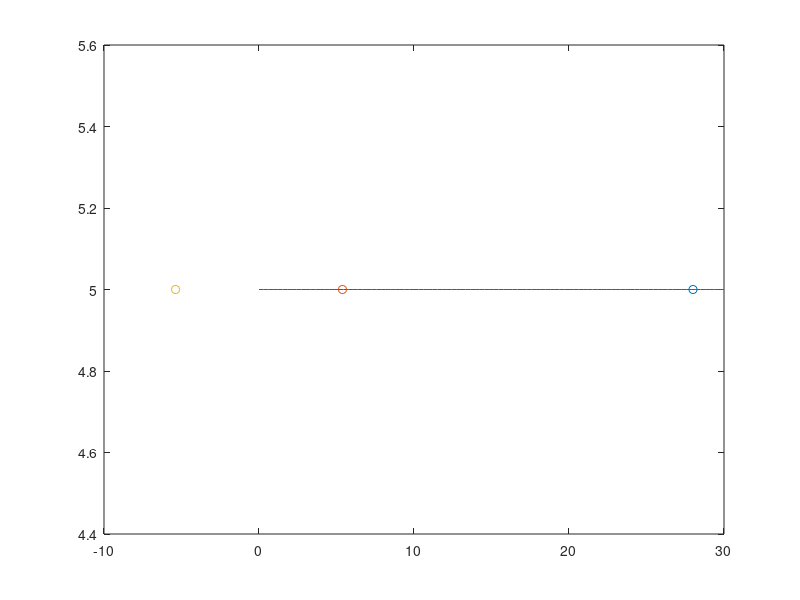

MATLAB code for this plot: (Note: this script raises an error after producing the figure.)
clc, clear, close all

%% Initialize Path
starting_location = [0, 5];
ending_location = [30, 5];
num_iterations = 100;
x_points = linspace(starting_location(1), ending_location(1), num_iterations);
y_points = linspace(starting_location(2), ending_location(2), num_iterations);

%% Initialize Drone
drone_location = [28, 5];
drone_max_speed = 2;


%% Initialize Plane (Uses Mathematica Ported Program)
plane_location = [0, 5];
plane_speed = 5;
avoidance_radius = 2;
squeeze_zone = 1;
angle = deg2rad(0);
translation = [0; 5];

%% Applying Safety Constraints to user variables
squeeze_zone = max(0.01, squeeze_zone);
if (plane_speed <= drone_max_speed)
    drone_max_speed = 0.999 * plane_speed;
end

%% Calculating Neccessary Variables
alpha = atan2(drone_max_speed, plane_speed);
beta = (pi / 2) - alpha;
w = avoidance_radius / sin(alpha);

%% Calculate Distance Between Drone and Plane
distance = sqrt(power((drone_location(1) - plane_location(1)), 2) + power((drone_location(2) - plane_location(2)), 2));
% Given that the object will be moving towards the left of the drone
object_center_point = plane_location;
object_rightmost_point = [plane_location(1) + w, plane_location(2)];
object_leftmost_point = [plane_location(1) - w, plane_location(2)];
% Perpendicular Avoidance must be a function of the three above variables
% with the height of the drone to be returned

% Function Outline:
% Inputs: Drone Current Position, Plane Center Position, Plane Leftmost
% Position, Plane Rightmost Position
% Steps: 
% 1. Divide the plot into these regions: Plane already passed, Plane
% Descending Area, Plane Midpoint (tip of triangle), Plane Ascending Area, 
% and Plane still coming (distance greater than w)
% 2. Determine which area the drone is in based on the given inputs
% If:
%   - (Plane is in ascending area)
%       a. Calculate ascending slope
%       b. Find the drone's position relative to the slope
%           - Represent this as a percentage between rightmost point and
%           center
%       c. Set drone height to be (slope * percentage) + offset



%% Plot Path and Drone
plot(x_points, y_points);
hold on
scatter(drone_location(1), drone_location(2));
scatter(object_rightmost_point(1), object_rightmost_point(2))
scatter(object_leftmost_point(1), object_leftmost_point(2))


%% Creating Evacuation Zone Polygon
% Need to apply a rotation matrix to each set of verticies in the polygon
% to properly rotate each evacuation zone
% Test Angle
rotation_matrix = [cos(angle), -sin(angle); sin(angle), cos(angle)];

%   Evacuation Zone 1
evac_zone_1_x = [0, avoidance_radius * cos(beta), w, avoidance_radius * cos(beta)];
evac_zone_1_y = [0, avoidance_radius * sin(beta), 0, avoidance_radius * -sin(beta)];

%   Evacuation Zone 2
evac_zone_2_x = [0, -avoidance_radius * cos(beta), -w, -avoidance_radius * cos(beta)];
evac_zone_2_y = [0, -avoidance_radius * sin(beta), 0, -avoidance_radius * -sin(beta)];

evac_zone_1_x_rot = zeros([1 4]);
evac_zone_1_y_rot = zeros([1 4]);
evac_zone_2_x_rot = zeros([1 4]);
evac_zone_2_y_rot = zeros([1 4]);

for i = 1:4
    original_verticies = [evac_zone_1_x(i); evac_zone_1_y(i)];
    rotated_verticies = (rotation_matrix * original_verticies) + translation;
    evac_zone_1_x_rot(i) = rotated_verticies(1);
    evac_zone_1_y_rot(i) = rotated_verticies(2);
end

for i = 1:4
    original_verticies = [evac_zone_2_x(i); evac_zone_2_y(i)];
    rotated_verticies = (rotation_matrix * original_verticies) + translation;
    evac_zone_2_x_rot(i) = rotated_verticies(1);
    evac_zone_2_y_rot(i) = rotated_verticies(2);
end

%% Creating Squeeze Zone Rectangle
% Redo Rectangle so it uses polyshape instead of rectangle
rectangle_x_coordinates = [-w, -w, w, w];
rectangle_y_coordinates = [avoidance_radius + squeeze_zone, -avoidance_radius - squeeze_zone, -avoidance_radius - squeeze_zone, avoidance_radius + squeeze_zone];

rectangle_starting_location = [-w, -avoidance_radius - squeeze_zone];
rectangle_width = 2 * w;
rectangle_height = 2 * (avoidance_radius + squeeze_zone);

rectangle_x_coordinates_rot = zeros([1 4]);
rectangle_y_coordinates_rot = zeros([1 4]);

for i = 1:4
    original_verticies = [rectangle_x_coordinates(i); rectangle_y_coordinates(i)];
    rotated_verticies = (rotation_matrix * original_verticies) + translation;
    rectangle_x_coordinates_rot(i) = rotated_verticies(1);
    rectangle_y_coordinates_rot(i) = rotated_verticies(2);
end


my_poly = polyshape(rectangle_x_coordinates_rot, rectangle_y_coordinates_rot);

%% Plotting Polygons
airplane_location = [0, 0];
scatter(translation(1, 1), translation(2, 1), 'filled', c="blue")
%rectangle('Position', [rectangle_starting_location(1), rectangle_starting_location(2), rectangle_width, rectangle_height], FaceColor='y'); 
plot(my_poly)


fill(evac_zone_1_x_rot, evac_zone_1_y_rot,'g');
fill(evac_zone_2_x_rot, evac_zone_2_y_rot,'g');

%% Plot Avoidance Radius!
% Viscircles can be used as a debug method for the rectangle-based circle!
%viscircles(airplane_location, avoidance_radius);
pos = [-avoidance_radius + translation(1, 1), -avoidance_radius + translation(2, 1), avoidance_radius * 2, avoidance_radius * 2];
rectangle('Position',pos,'Curvature',[1 1], FaceColor='r', EdgeColor='r')

%% Creating Squeeze Zone Trendlines
wid = rectangle_width;    % Half-width of outer boundary
L = 0.1;

imax = 8;
for i = 1:imax
    row = (i - 1) / (imax - 1);

    % Start with left horizontal line
    x_left = [-wid, -w];
    y_left = [row * (avoidance_radius + squeeze_zone), row * (avoidance_radius + squeeze_zone)];

    % Arc part (Beta_v from pi - beta to beta in -beta/12 steps)
    beta_v = linspace(pi - beta, beta, 24);  % Approximate step count

    x_arc = avoidance_radius * cos(beta_v);
    y_arc = avoidance_radius * sin(beta_v) + row * (squeeze_zone + avoidance_radius - avoidance_radius * sin(beta_v));

    % Add incline line
    x_inc = [x_left(end), x_arc(1)];
    y_inc = [y_left(1), y_arc(1)];

    % Right horizontal line
    x_right = [w, wid];
    y_right = [row * (avoidance_radius + squeeze_zone), row * (avoidance_radius + squeeze_zone)];

    % Add decline line
    x_dec = [x_arc(end), x_right(1)];
    y_dec = [y_arc(end), y_right(1)];

    % Combine full line path
    x_full = [x_inc, x_arc, x_dec];
    y_full = [y_inc, y_arc, y_dec];

    x_full_rot = zeros([1 28]);
    y_full_rot = zeros([1 28]);

    for j = 1:28
        original_verticies = [x_full(j); y_full(j)];
        rotated_verticies = (rotation_matrix * original_verticies) + translation;
        x_full_rot(j) = rotated_verticies(1);
        y_full_rot(j) = rotated_verticies(2);
    end
    % Draw the line
    line(x_full_rot, y_full_rot);  % 'k' = black line

end

for i = 1:imax
    row = -(i - 1) / (imax - 1);

    % Start with left horizontal line
    x_left = [-wid, -w];
    y_left = [row * (avoidance_radius + squeeze_zone), row * (avoidance_radius + squeeze_zone)];


    % Arc part (Beta_v from pi - beta to beta in -beta/12 steps)
    beta_v = linspace(pi - beta, beta, 24);  % Approximate step count

    x_arc = avoidance_radius * cos(beta_v);
    y_arc = -avoidance_radius * sin(beta_v) + row * (squeeze_zone + avoidance_radius - avoidance_radius * sin(beta_v));

    % Add incline line
    x_inc = [x_left(end), x_arc(1)];
    y_inc = [y_left(1), y_arc(1)];

    % Right horizontal line
    x_right = [w, wid];
    y_right = [row * (avoidance_radius + squeeze_zone), row * (avoidance_radius + squeeze_zone)];

    % Add decline line
    x_dec = [x_arc(end), x_right(1)];
    y_dec = [y_arc(end), y_right(1)];

    % Combine full line path
    x_full = [x_inc, x_arc, x_dec];
    y_full = [y_inc, y_arc, y_dec];

    x_full_rot = zeros([1 28]);
    y_full_rot = zeros([1 28]);

    for j = 1:28
        original_verticies = [x_full(j); y_full(j)];
        rotated_verticies = (rotation_matrix * original_verticies) + translation;
        x_full_rot(j) = rotated_verticies(1);
        y_full_rot(j) = rotated_verticies(2);
    end

    % Draw the line
    line(x_full_rot, y_full_rot);  % 'k' = black line
end

xlim([-5, 35])
ylim([0, 20])
xlabel("X Position [m]")
ylabel("Y Position [m]")
axis equal;